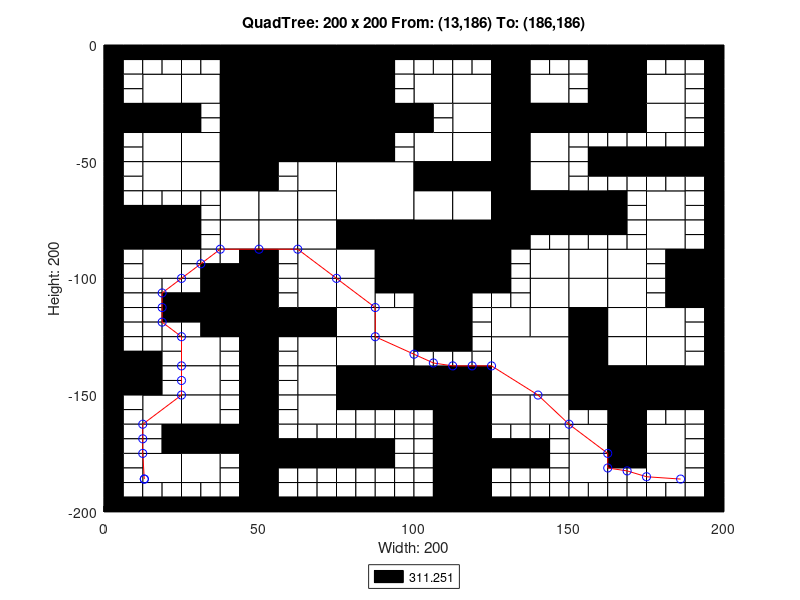

Write the MATLAB code that produced this figure.
axis([0 200 -200 0]);
title('QuadTree: 200 x 200 From: (13,186) To: (186,186)');
xlabel('Width: 200');
ylabel('Height: 200');
rectangle('Position',[50 -25 25 25], 'FaceColor',[0 0 0]);
rectangle('Position',[50 -50 25 25], 'FaceColor',[0 0 0]);
rectangle('Position',[75 -75 25 25], 'FaceColor',[1 1 1]);
rectangle('Position',[100 -100 25 25], 'FaceColor',[0 0 0]);
rectangle('Position',[125 -150 25 25], 'FaceColor',[1 1 1]);
rectangle('Position',[12.5 -25 12.5 12.5], 'FaceColor',[1 1 1]);
rectangle('Position',[37.5 -12.5 12.5 12.5], 'FaceColor',[0 0 0]);
rectangle('Position',[25 -25 12.5 12.5], 'FaceColor',[1 1 1]);
rectangle('Position',[37.5 -25 12.5 12.5], 'FaceColor',[0 0 0]);
rectangle('Position',[0 -37.5 12.5 12.5], 'FaceColor',[0 0 0]);
rectangle('Position',[12.5 -37.5 12.5 12.5], 'FaceColor',[0 0 0]);
rectangle('Position',[12.5 -50 12.5 12.5], 'FaceColor',[1 1 1]);
rectangle('Position',[37.5 -37.5 12.5 12.5], 'FaceColor',[0 0 0]);
rectangle('Position',[25 -50 12.5 12.5], 'FaceColor',[1 1 1]);
rectangle('Position',[37.5 -50 12.5 12.5], 'FaceColor',[0 0 0]);
rectangle('Position',[75 -12.5 12.5 12.5], 'FaceColor',[0 0 0]);
rectangle('Position',[75 -25 12.5 12.5], 'FaceColor',[0 0 0]);
rectangle('Position',[75 -37.5 12.5 12.5], 'FaceColor',[0 0 0]);
rectangle('Position',[87.5 -37.5 12.5 12.5], 'FaceColor',[0 0 0]);
rectangle('Position',[75 -50 12.5 12.5], 'FaceColor',[0 0 0]);
rectangle('Position',[12.5 -62.5 12.5 12.5], 'FaceColor',[1 1 1]);
rectangle('Position',[25 -62.5 12.5 12.5], 'FaceColor',[1 1 1]);
rectangle('Position',[37.5 -62.5 12.5 12.5], 'FaceColor',[0 0 0]);
rectangle('Position',[37.5 -75 12.5 12.5], 'FaceColor',[1 1 1]);
rectangle('Position',[0 -87.5 12.5 12.5], 'FaceColor',[0 0 0]);
rectangle('Position',[12.5 -87.5 12.5 12.5], 'FaceColor',[0 0 0]);
rectangle('Position',[12.5 -100 12.5 12.5], 'FaceColor',[1 1 1]);
rectangle('Position',[37.5 -87.5 12.5 12.5], 'FaceColor',[1 1 1]);
rectangle('Position',[62.5 -62.5 12.5 12.5], 'FaceColor',[1 1 1]);
rectangle('Position',[50 -75 12.5 12.5], 'FaceColor',[1 1 1]);
rectangle('Position',[62.5 -75 12.5 12.5], 'FaceColor',[1 1 1]);
rectangle('Position',[50 -87.5 12.5 12.5], 'FaceColor',[1 1 1]);
rectangle('Position',[62.5 -87.5 12.5 12.5], 'FaceColor',[1 1 1]);
rectangle('Position',[62.5 -100 12.5 12.5], 'FaceColor',[1 1 1]);
rectangle('Position',[75 -87.5 12.5 12.5], 'FaceColor',[0 0 0]);
rectangle('Position',[87.5 -87.5 12.5 12.5], 'FaceColor',[0 0 0]);
rectangle('Position',[75 -100 12.5 12.5], 'FaceColor',[1 1 1]);
rectangle('Position',[87.5 -100 12.5 12.5], 'FaceColor',[0 0 0]);
rectangle('Position',[100 -25 12.5 12.5], 'FaceColor',[1 1 1]);
rectangle('Position',[112.5 -25 12.5 12.5], 'FaceColor',[1 1 1]);
rectangle('Position',[125 -12.5 12.5 12.5], 'FaceColor',[0 0 0]);
rectangle('Position',[125 -25 12.5 12.5], 'FaceColor',[0 0 0]);
rectangle('Position',[137.5 -25 12.5 12.5], 'FaceColor',[1 1 1]);
rectangle('Position',[112.5 -37.5 12.5 12.5], 'FaceColor',[1 1 1]);
rectangle('Position',[100 -50 12.5 12.5], 'FaceColor',[1 1 1]);
rectangle('Position',[112.5 -50 12.5 12.5], 'FaceColor',[1 1 1]);
rectangle('Position',[125 -37.5 12.5 12.5], 'FaceColor',[0 0 0]);
rectangle('Position',[137.5 -37.5 12.5 12.5], 'FaceColor',[0 0 0]);
rectangle('Position',[125 -50 12.5 12.5], 'FaceColor',[0 0 0]);
rectangle('Position',[137.5 -50 12.5 12.5], 'FaceColor',[1 1 1]);
rectangle('Position',[162.5 -12.5 12.5 12.5], 'FaceColor',[0 0 0]);
rectangle('Position',[162.5 -25 12.5 12.5], 'FaceColor',[0 0 0]);
rectangle('Position',[175 -25 12.5 12.5], 'FaceColor',[1 1 1]);
rectangle('Position',[150 -37.5 12.5 12.5], 'FaceColor',[0 0 0]);
rectangle('Position',[162.5 -37.5 12.5 12.5], 'FaceColor',[0 0 0]);
rectangle('Position',[175 -37.5 12.5 12.5], 'FaceColor',[1 1 1]);
rectangle('Position',[100 -62.5 12.5 12.5], 'FaceColor',[0 0 0]);
rectangle('Position',[112.5 -62.5 12.5 12.5], 'FaceColor',[0 0 0]);
rectangle('Position',[100 -75 12.5 12.5], 'FaceColor',[1 1 1]);
rectangle('Position',[112.5 -75 12.5 12.5], 'FaceColor',[1 1 1]);
rectangle('Position',[125 -62.5 12.5 12.5], 'FaceColor',[0 0 0]);
rectangle('Position',[137.5 -62.5 12.5 12.5], 'FaceColor',[1 1 1]);
rectangle('Position',[125 -75 12.5 12.5], 'FaceColor',[0 0 0]);
rectangle('Position',[137.5 -75 12.5 12.5], 'FaceColor',[0 0 0]);
rectangle('Position',[125 -87.5 12.5 12.5], 'FaceColor',[0 0 0]);
rectangle('Position',[137.5 -100 12.5 12.5], 'FaceColor',[1 1 1]);
rectangle('Position',[150 -75 12.5 12.5], 'FaceColor',[0 0 0]);
rectangle('Position',[175 -75 12.5 12.5], 'FaceColor',[1 1 1]);
rectangle('Position',[150 -100 12.5 12.5], 'FaceColor',[1 1 1]);
rectangle('Position',[162.5 -100 12.5 12.5], 'FaceColor',[1 1 1]);
rectangle('Position',[175 -87.5 12.5 12.5], 'FaceColor',[1 1 1]);
rectangle('Position',[187.5 -100 12.5 12.5], 'FaceColor',[0 0 0]);
rectangle('Position',[37.5 -112.5 12.5 12.5], 'FaceColor',[0 0 0]);
rectangle('Position',[37.5 -125 12.5 12.5], 'FaceColor',[0 0 0]);
rectangle('Position',[0 -150 12.5 12.5], 'FaceColor',[0 0 0]);
rectangle('Position',[25 -137.5 12.5 12.5], 'FaceColor',[1 1 1]);
rectangle('Position',[25 -150 12.5 12.5], 'FaceColor',[1 1 1]);
rectangle('Position',[62.5 -112.5 12.5 12.5], 'FaceColor',[1 1 1]);
rectangle('Position',[50 -125 12.5 12.5], 'FaceColor',[0 0 0]);
rectangle('Position',[62.5 -125 12.5 12.5], 'FaceColor',[0 0 0]);
rectangle('Position',[75 -112.5 12.5 12.5], 'FaceColor',[1 1 1]);
rectangle('Position',[75 -125 12.5 12.5], 'FaceColor',[1 1 1]);
rectangle('Position',[87.5 -125 12.5 12.5], 'FaceColor',[1 1 1]);
rectangle('Position',[62.5 -137.5 12.5 12.5], 'FaceColor',[1 1 1]);
rectangle('Position',[62.5 -150 12.5 12.5], 'FaceColor',[1 1 1]);
rectangle('Position',[75 -137.5 12.5 12.5], 'FaceColor',[1 1 1]);
rectangle('Position',[87.5 -137.5 12.5 12.5], 'FaceColor',[1 1 1]);
rectangle('Position',[75 -150 12.5 12.5], 'FaceColor',[0 0 0]);
rectangle('Position',[87.5 -150 12.5 12.5], 'FaceColor',[0 0 0]);
rectangle('Position',[12.5 -162.5 12.5 12.5], 'FaceColor',[1 1 1]);
rectangle('Position',[25 -162.5 12.5 12.5], 'FaceColor',[1 1 1]);
rectangle('Position',[25 -175 12.5 12.5], 'FaceColor',[0 0 0]);
rectangle('Position',[37.5 -175 12.5 12.5], 'FaceColor',[0 0 0]);
rectangle('Position',[12.5 -187.5 12.5 12.5], 'FaceColor',[1 1 1]);
rectangle('Position',[25 -187.5 12.5 12.5], 'FaceColor',[1 1 1]);
rectangle('Position',[62.5 -162.5 12.5 12.5], 'FaceColor',[1 1 1]);
rectangle('Position',[100 -112.5 12.5 12.5], 'FaceColor',[0 0 0]);
rectangle('Position',[100 -125 12.5 12.5], 'FaceColor',[0 0 0]);
rectangle('Position',[137.5 -112.5 12.5 12.5], 'FaceColor',[1 1 1]);
rectangle('Position',[125 -125 12.5 12.5], 'FaceColor',[1 1 1]);
rectangle('Position',[137.5 -125 12.5 12.5], 'FaceColor',[1 1 1]);
rectangle('Position',[100 -150 12.5 12.5], 'FaceColor',[0 0 0]);
rectangle('Position',[112.5 -150 12.5 12.5], 'FaceColor',[0 0 0]);
rectangle('Position',[150 -112.5 12.5 12.5], 'FaceColor',[1 1 1]);
rectangle('Position',[162.5 -112.5 12.5 12.5], 'FaceColor',[1 1 1]);
rectangle('Position',[150 -125 12.5 12.5], 'FaceColor',[0 0 0]);
rectangle('Position',[162.5 -125 12.5 12.5], 'FaceColor',[1 1 1]);
rectangle('Position',[187.5 -112.5 12.5 12.5], 'FaceColor',[0 0 0]);
rectangle('Position',[175 -125 12.5 12.5], 'FaceColor',[1 1 1]);
rectangle('Position',[150 -137.5 12.5 12.5], 'FaceColor',[0 0 0]);
rectangle('Position',[162.5 -137.5 12.5 12.5], 'FaceColor',[1 1 1]);
rectangle('Position',[150 -150 12.5 12.5], 'FaceColor',[0 0 0]);
rectangle('Position',[162.5 -150 12.5 12.5], 'FaceColor',[0 0 0]);
rectangle('Position',[175 -137.5 12.5 12.5], 'FaceColor',[1 1 1]);
rectangle('Position',[175 -150 12.5 12.5], 'FaceColor',[0 0 0]);
rectangle('Position',[187.5 -150 12.5 12.5], 'FaceColor',[0 0 0]);
rectangle('Position',[112.5 -162.5 12.5 12.5], 'FaceColor',[0 0 0]);
rectangle('Position',[112.5 -175 12.5 12.5], 'FaceColor',[0 0 0]);
rectangle('Position',[125 -162.5 12.5 12.5], 'FaceColor',[1 1 1]);
rectangle('Position',[137.5 -162.5 12.5 12.5], 'FaceColor',[1 1 1]);
rectangle('Position',[112.5 -187.5 12.5 12.5], 'FaceColor',[0 0 0]);
rectangle('Position',[112.5 -200 12.5 12.5], 'FaceColor',[0 0 0]);
rectangle('Position',[162.5 -162.5 12.5 12.5], 'FaceColor',[0 0 0]);
rectangle('Position',[150 -175 12.5 12.5], 'FaceColor',[1 1 1]);
rectangle('Position',[162.5 -175 12.5 12.5], 'FaceColor',[0 0 0]);
rectangle('Position',[175 -175 12.5 12.5], 'FaceColor',[1 1 1]);
rectangle('Position',[150 -187.5 12.5 12.5], 'FaceColor',[1 1 1]);
rectangle('Position',[175 -187.5 12.5 12.5], 'FaceColor',[1 1 1]);
rectangle('Position',[0 -6.25 6.25 6.25], 'FaceColor',[0 0 0]);
rectangle('Position',[6.25 -6.25 6.25 6.25], 'FaceColor',[0 0 0]);
rectangle('Position',[0 -12.5 6.25 6.25], 'FaceColor',[0 0 0]);
rectangle('Position',[6.25 -12.5 6.25 6.25], 'FaceColor',[1 1 1]);
rectangle('Position',[12.5 -6.25 6.25 6.25], 'FaceColor',[0 0 0]);
rectangle('Position',[18.75 -6.25 6.25 6.25], 'FaceColor',[0 0 0]);
rectangle('Position',[12.5 -12.5 6.25 6.25], 'FaceColor',[1 1 1]);
rectangle('Position',[18.75 -12.5 6.25 6.25], 'FaceColor',[1 1 1]);
rectangle('Position',[0 -18.75 6.25 6.25], 'FaceColor',[0 0 0]);
rectangle('Position',[6.25 -18.75 6.25 6.25], 'FaceColor',[1 1 1]);
rectangle('Position',[0 -25 6.25 6.25], 'FaceColor',[0 0 0]);
rectangle('Position',[6.25 -25 6.25 6.25], 'FaceColor',[1 1 1]);
rectangle('Position',[25 -6.25 6.25 6.25], 'FaceColor',[0 0 0]);
rectangle('Position',[31.25 -6.25 6.25 6.25], 'FaceColor',[0 0 0]);
rectangle('Position',[25 -12.5 6.25 6.25], 'FaceColor',[1 1 1]);
rectangle('Position',[31.25 -12.5 6.25 6.25], 'FaceColor',[1 1 1]);
rectangle('Position',[0 -43.75 6.25 6.25], 'FaceColor',[0 0 0]);
rectangle('Position',[6.25 -43.75 6.25 6.25], 'FaceColor',[1 1 1]);
rectangle('Position',[0 -50 6.25 6.25], 'FaceColor',[0 0 0]);
rectangle('Position',[6.25 -50 6.25 6.25], 'FaceColor',[1 1 1]);
rectangle('Position',[25 -31.25 6.25 6.25], 'FaceColor',[0 0 0]);
rectangle('Position',[31.25 -31.25 6.25 6.25], 'FaceColor',[1 1 1]);
rectangle('Position',[25 -37.5 6.25 6.25], 'FaceColor',[0 0 0]);
rectangle('Position',[31.25 -37.5 6.25 6.25], 'FaceColor',[1 1 1]);
rectangle('Position',[87.5 -6.25 6.25 6.25], 'FaceColor',[0 0 0]);
rectangle('Position',[93.75 -6.25 6.25 6.25], 'FaceColor',[0 0 0]);
rectangle('Position',[87.5 -12.5 6.25 6.25], 'FaceColor',[0 0 0]);
rectangle('Position',[93.75 -12.5 6.25 6.25], 'FaceColor',[1 1 1]);
rectangle('Position',[87.5 -18.75 6.25 6.25], 'FaceColor',[0 0 0]);
rectangle('Position',[93.75 -18.75 6.25 6.25], 'FaceColor',[1 1 1]);
rectangle('Position',[87.5 -25 6.25 6.25], 'FaceColor',[0 0 0]);
rectangle('Position',[93.75 -25 6.25 6.25], 'FaceColor',[1 1 1]);
rectangle('Position',[87.5 -43.75 6.25 6.25], 'FaceColor',[0 0 0]);
rectangle('Position',[93.75 -43.75 6.25 6.25], 'FaceColor',[1 1 1]);
rectangle('Position',[87.5 -50 6.25 6.25], 'FaceColor',[0 0 0]);
rectangle('Position',[93.75 -50 6.25 6.25], 'FaceColor',[1 1 1]);
rectangle('Position',[0 -56.25 6.25 6.25], 'FaceColor',[0 0 0]);
rectangle('Position',[6.25 -56.25 6.25 6.25], 'FaceColor',[1 1 1]);
rectangle('Position',[0 -62.5 6.25 6.25], 'FaceColor',[0 0 0]);
rectangle('Position',[6.25 -62.5 6.25 6.25], 'FaceColor',[1 1 1]);
rectangle('Position',[0 -68.75 6.25 6.25], 'FaceColor',[0 0 0]);
rectangle('Position',[6.25 -68.75 6.25 6.25], 'FaceColor',[1 1 1]);
rectangle('Position',[0 -75 6.25 6.25], 'FaceColor',[0 0 0]);
rectangle('Position',[6.25 -75 6.25 6.25], 'FaceColor',[0 0 0]);
rectangle('Position',[12.5 -68.75 6.25 6.25], 'FaceColor',[1 1 1]);
rectangle('Position',[18.75 -68.75 6.25 6.25], 'FaceColor',[1 1 1]);
rectangle('Position',[12.5 -75 6.25 6.25], 'FaceColor',[0 0 0]);
rectangle('Position',[18.75 -75 6.25 6.25], 'FaceColor',[0 0 0]);
rectangle('Position',[25 -68.75 6.25 6.25], 'FaceColor',[1 1 1]);
rectangle('Position',[31.25 -68.75 6.25 6.25], 'FaceColor',[1 1 1]);
rectangle('Position',[25 -75 6.25 6.25], 'FaceColor',[0 0 0]);
rectangle('Position',[31.25 -75 6.25 6.25], 'FaceColor',[1 1 1]);
rectangle('Position',[0 -93.75 6.25 6.25], 'FaceColor',[0 0 0]);
rectangle('Position',[6.25 -93.75 6.25 6.25], 'FaceColor',[1 1 1]);
rectangle('Position',[0 -100 6.25 6.25], 'FaceColor',[0 0 0]);
rectangle('Position',[6.25 -100 6.25 6.25], 'FaceColor',[1 1 1]);
rectangle('Position',[25 -81.25 6.25 6.25], 'FaceColor',[0 0 0]);
rectangle('Position',[31.25 -81.25 6.25 6.25], 'FaceColor',[1 1 1]);
rectangle('Position',[25 -87.5 6.25 6.25], 'FaceColor',[0 0 0]);
rectangle('Position',[31.25 -87.5 6.25 6.25], 'FaceColor',[1 1 1]);
rectangle('Position',[25 -93.75 6.25 6.25], 'FaceColor',[1 1 1]);
rectangle('Position',[31.25 -93.75 6.25 6.25], 'FaceColor',[1 1 1]);
rectangle('Position',[25 -100 6.25 6.25], 'FaceColor',[1 1 1]);
rectangle('Position',[31.25 -100 6.25 6.25], 'FaceColor',[0 0 0]);
rectangle('Position',[37.5 -93.75 6.25 6.25], 'FaceColor',[1 1 1]);
rectangle('Position',[43.75 -93.75 6.25 6.25], 'FaceColor',[0 0 0]);
rectangle('Position',[37.5 -100 6.25 6.25], 'FaceColor',[0 0 0]);
rectangle('Position',[43.75 -100 6.25 6.25], 'FaceColor',[0 0 0]);
rectangle('Position',[50 -56.25 6.25 6.25], 'FaceColor',[0 0 0]);
rectangle('Position',[56.25 -56.25 6.25 6.25], 'FaceColor',[1 1 1]);
rectangle('Position',[50 -62.5 6.25 6.25], 'FaceColor',[0 0 0]);
rectangle('Position',[56.25 -62.5 6.25 6.25], 'FaceColor',[1 1 1]);
rectangle('Position',[50 -93.75 6.25 6.25], 'FaceColor',[0 0 0]);
rectangle('Position',[56.25 -93.75 6.25 6.25], 'FaceColor',[1 1 1]);
rectangle('Position',[50 -100 6.25 6.25], 'FaceColor',[0 0 0]);
rectangle('Position',[56.25 -100 6.25 6.25], 'FaceColor',[1 1 1]);
rectangle('Position',[100 -6.25 6.25 6.25], 'FaceColor',[0 0 0]);
rectangle('Position',[106.25 -6.25 6.25 6.25], 'FaceColor',[0 0 0]);
rectangle('Position',[100 -12.5 6.25 6.25], 'FaceColor',[1 1 1]);
rectangle('Position',[106.25 -12.5 6.25 6.25], 'FaceColor',[1 1 1]);
rectangle('Position',[112.5 -6.25 6.25 6.25], 'FaceColor',[0 0 0]);
rectangle('Position',[118.75 -6.25 6.25 6.25], 'FaceColor',[0 0 0]);
rectangle('Position',[112.5 -12.5 6.25 6.25], 'FaceColor',[1 1 1]);
rectangle('Position',[118.75 -12.5 6.25 6.25], 'FaceColor',[1 1 1]);
rectangle('Position',[137.5 -6.25 6.25 6.25], 'FaceColor',[0 0 0]);
rectangle('Position',[143.75 -6.25 6.25 6.25], 'FaceColor',[0 0 0]);
rectangle('Position',[137.5 -12.5 6.25 6.25], 'FaceColor',[1 1 1]);
rectangle('Position',[143.75 -12.5 6.25 6.25], 'FaceColor',[1 1 1]);
rectangle('Position',[100 -31.25 6.25 6.25], 'FaceColor',[0 0 0]);
rectangle('Position',[106.25 -31.25 6.25 6.25], 'FaceColor',[1 1 1]);
rectangle('Position',[100 -37.5 6.25 6.25], 'FaceColor',[0 0 0]);
rectangle('Position',[106.25 -37.5 6.25 6.25], 'FaceColor',[1 1 1]);
rectangle('Position',[150 -6.25 6.25 6.25], 'FaceColor',[0 0 0]);
rectangle('Position',[156.25 -6.25 6.25 6.25], 'FaceColor',[0 0 0]);
rectangle('Position',[150 -12.5 6.25 6.25], 'FaceColor',[1 1 1]);
rectangle('Position',[156.25 -12.5 6.25 6.25], 'FaceColor',[0 0 0]);
rectangle('Position',[150 -18.75 6.25 6.25], 'FaceColor',[1 1 1]);
rectangle('Position',[156.25 -18.75 6.25 6.25], 'FaceColor',[0 0 0]);
rectangle('Position',[150 -25 6.25 6.25], 'FaceColor',[1 1 1]);
rectangle('Position',[156.25 -25 6.25 6.25], 'FaceColor',[0 0 0]);
rectangle('Position',[175 -6.25 6.25 6.25], 'FaceColor',[0 0 0]);
rectangle('Position',[181.25 -6.25 6.25 6.25], 'FaceColor',[0 0 0]);
rectangle('Position',[175 -12.5 6.25 6.25], 'FaceColor',[1 1 1]);
rectangle('Position',[181.25 -12.5 6.25 6.25], 'FaceColor',[1 1 1]);
rectangle('Position',[187.5 -6.25 6.25 6.25], 'FaceColor',[0 0 0]);
rectangle('Position',[193.75 -6.25 6.25 6.25], 'FaceColor',[0 0 0]);
rectangle('Position',[187.5 -12.5 6.25 6.25], 'FaceColor',[1 1 1]);
rectangle('Position',[193.75 -12.5 6.25 6.25], 'FaceColor',[0 0 0]);
rectangle('Position',[187.5 -18.75 6.25 6.25], 'FaceColor',[1 1 1]);
rectangle('Position',[193.75 -18.75 6.25 6.25], 'FaceColor',[0 0 0]);
rectangle('Position',[187.5 -25 6.25 6.25], 'FaceColor',[1 1 1]);
rectangle('Position',[193.75 -25 6.25 6.25], 'FaceColor',[0 0 0]);
rectangle('Position',[150 -43.75 6.25 6.25], 'FaceColor',[1 1 1]);
rectangle('Position',[156.25 -43.75 6.25 6.25], 'FaceColor',[1 1 1]);
rectangle('Position',[150 -50 6.25 6.25], 'FaceColor',[1 1 1]);
rectangle('Position',[156.25 -50 6.25 6.25], 'FaceColor',[0 0 0]);
rectangle('Position',[162.5 -43.75 6.25 6.25], 'FaceColor',[1 1 1]);
rectangle('Position',[168.75 -43.75 6.25 6.25], 'FaceColor',[1 1 1]);
rectangle('Position',[162.5 -50 6.25 6.25], 'FaceColor',[0 0 0]);
rectangle('Position',[168.75 -50 6.25 6.25], 'FaceColor',[0 0 0]);
rectangle('Position',[187.5 -31.25 6.25 6.25], 'FaceColor',[1 1 1]);
rectangle('Position',[193.75 -31.25 6.25 6.25], 'FaceColor',[0 0 0]);
rectangle('Position',[187.5 -37.5 6.25 6.25], 'FaceColor',[1 1 1]);
rectangle('Position',[193.75 -37.5 6.25 6.25], 'FaceColor',[0 0 0]);
rectangle('Position',[175 -43.75 6.25 6.25], 'FaceColor',[1 1 1]);
rectangle('Position',[181.25 -43.75 6.25 6.25], 'FaceColor',[1 1 1]);
rectangle('Position',[175 -50 6.25 6.25], 'FaceColor',[0 0 0]);
rectangle('Position',[181.25 -50 6.25 6.25], 'FaceColor',[0 0 0]);
rectangle('Position',[187.5 -43.75 6.25 6.25], 'FaceColor',[1 1 1]);
rectangle('Position',[193.75 -43.75 6.25 6.25], 'FaceColor',[0 0 0]);
rectangle('Position',[187.5 -50 6.25 6.25], 'FaceColor',[0 0 0]);
rectangle('Position',[193.75 -50 6.25 6.25], 'FaceColor',[0 0 0]);
rectangle('Position',[137.5 -81.25 6.25 6.25], 'FaceColor',[0 0 0]);
rectangle('Position',[143.75 -81.25 6.25 6.25], 'FaceColor',[0 0 0]);
rectangle('Position',[137.5 -87.5 6.25 6.25], 'FaceColor',[1 1 1]);
rectangle('Position',[143.75 -87.5 6.25 6.25], 'FaceColor',[1 1 1]);
rectangle('Position',[125 -93.75 6.25 6.25], 'FaceColor',[0 0 0]);
rectangle('Position',[131.25 -93.75 6.25 6.25], 'FaceColor',[1 1 1]);
rectangle('Position',[125 -100 6.25 6.25], 'FaceColor',[0 0 0]);
rectangle('Position',[131.25 -100 6.25 6.25], 'FaceColor',[1 1 1]);
rectangle('Position',[150 -56.25 6.25 6.25], 'FaceColor',[1 1 1]);
rectangle('Position',[156.25 -56.25 6.25 6.25], 'FaceColor',[0 0 0]);
rectangle('Position',[150 -62.5 6.25 6.25], 'FaceColor',[1 1 1]);
rectangle('Position',[156.25 -62.5 6.25 6.25], 'FaceColor',[1 1 1]);
rectangle('Position',[162.5 -56.25 6.25 6.25], 'FaceColor',[0 0 0]);
rectangle('Position',[168.75 -56.25 6.25 6.25], 'FaceColor',[0 0 0]);
rectangle('Position',[162.5 -62.5 6.25 6.25], 'FaceColor',[1 1 1]);
rectangle('Position',[168.75 -62.5 6.25 6.25], 'FaceColor',[1 1 1]);
rectangle('Position',[162.5 -68.75 6.25 6.25], 'FaceColor',[0 0 0]);
rectangle('Position',[168.75 -68.75 6.25 6.25], 'FaceColor',[1 1 1]);
rectangle('Position',[162.5 -75 6.25 6.25], 'FaceColor',[0 0 0]);
rectangle('Position',[168.75 -75 6.25 6.25], 'FaceColor',[1 1 1]);
rectangle('Position',[175 -56.25 6.25 6.25], 'FaceColor',[0 0 0]);
rectangle('Position',[181.25 -56.25 6.25 6.25], 'FaceColor',[0 0 0]);
rectangle('Position',[175 -62.5 6.25 6.25], 'FaceColor',[1 1 1]);
rectangle('Position',[181.25 -62.5 6.25 6.25], 'FaceColor',[1 1 1]);
rectangle('Position',[187.5 -56.25 6.25 6.25], 'FaceColor',[0 0 0]);
rectangle('Position',[193.75 -56.25 6.25 6.25], 'FaceColor',[0 0 0]);
rectangle('Position',[187.5 -62.5 6.25 6.25], 'FaceColor',[1 1 1]);
rectangle('Position',[193.75 -62.5 6.25 6.25], 'FaceColor',[0 0 0]);
rectangle('Position',[187.5 -68.75 6.25 6.25], 'FaceColor',[1 1 1]);
rectangle('Position',[193.75 -68.75 6.25 6.25], 'FaceColor',[0 0 0]);
rectangle('Position',[187.5 -75 6.25 6.25], 'FaceColor',[1 1 1]);
rectangle('Position',[193.75 -75 6.25 6.25], 'FaceColor',[0 0 0]);
rectangle('Position',[150 -81.25 6.25 6.25], 'FaceColor',[0 0 0]);
rectangle('Position',[156.25 -81.25 6.25 6.25], 'FaceColor',[0 0 0]);
rectangle('Position',[150 -87.5 6.25 6.25], 'FaceColor',[1 1 1]);
rectangle('Position',[156.25 -87.5 6.25 6.25], 'FaceColor',[1 1 1]);
rectangle('Position',[162.5 -81.25 6.25 6.25], 'FaceColor',[0 0 0]);
rectangle('Position',[168.75 -81.25 6.25 6.25], 'FaceColor',[1 1 1]);
rectangle('Position',[162.5 -87.5 6.25 6.25], 'FaceColor',[1 1 1]);
rectangle('Position',[168.75 -87.5 6.25 6.25], 'FaceColor',[1 1 1]);
rectangle('Position',[187.5 -81.25 6.25 6.25], 'FaceColor',[1 1 1]);
rectangle('Position',[193.75 -81.25 6.25 6.25], 'FaceColor',[0 0 0]);
rectangle('Position',[187.5 -87.5 6.25 6.25], 'FaceColor',[1 1 1]);
rectangle('Position',[193.75 -87.5 6.25 6.25], 'FaceColor',[0 0 0]);
rectangle('Position',[175 -93.75 6.25 6.25], 'FaceColor',[1 1 1]);
rectangle('Position',[181.25 -93.75 6.25 6.25], 'FaceColor',[0 0 0]);
rectangle('Position',[175 -100 6.25 6.25], 'FaceColor',[1 1 1]);
rectangle('Position',[181.25 -100 6.25 6.25], 'FaceColor',[0 0 0]);
rectangle('Position',[0 -106.25 6.25 6.25], 'FaceColor',[0 0 0]);
rectangle('Position',[6.25 -106.25 6.25 6.25], 'FaceColor',[1 1 1]);
rectangle('Position',[0 -112.5 6.25 6.25], 'FaceColor',[0 0 0]);
rectangle('Position',[6.25 -112.5 6.25 6.25], 'FaceColor',[1 1 1]);
rectangle('Position',[12.5 -106.25 6.25 6.25], 'FaceColor',[1 1 1]);
rectangle('Position',[18.75 -106.25 6.25 6.25], 'FaceColor',[1 1 1]);
rectangle('Position',[12.5 -112.5 6.25 6.25], 'FaceColor',[1 1 1]);
rectangle('Position',[18.75 -112.5 6.25 6.25], 'FaceColor',[0 0 0]);
rectangle('Position',[0 -118.75 6.25 6.25], 'FaceColor',[0 0 0]);
rectangle('Position',[6.25 -118.75 6.25 6.25], 'FaceColor',[1 1 1]);
rectangle('Position',[0 -125 6.25 6.25], 'FaceColor',[0 0 0]);
rectangle('Position',[6.25 -125 6.25 6.25], 'FaceColor',[1 1 1]);
rectangle('Position',[12.5 -118.75 6.25 6.25], 'FaceColor',[1 1 1]);
rectangle('Position',[18.75 -118.75 6.25 6.25], 'FaceColor',[0 0 0]);
rectangle('Position',[12.5 -125 6.25 6.25], 'FaceColor',[1 1 1]);
rectangle('Position',[18.75 -125 6.25 6.25], 'FaceColor',[1 1 1]);
rectangle('Position',[25 -106.25 6.25 6.25], 'FaceColor',[1 1 1]);
rectangle('Position',[31.25 -106.25 6.25 6.25], 'FaceColor',[0 0 0]);
rectangle('Position',[25 -112.5 6.25 6.25], 'FaceColor',[0 0 0]);
rectangle('Position',[31.25 -112.5 6.25 6.25], 'FaceColor',[0 0 0]);
rectangle('Position',[25 -118.75 6.25 6.25], 'FaceColor',[0 0 0]);
rectangle('Position',[31.25 -118.75 6.25 6.25], 'FaceColor',[0 0 0]);
rectangle('Position',[25 -125 6.25 6.25], 'FaceColor',[1 1 1]);
rectangle('Position',[31.25 -125 6.25 6.25], 'FaceColor',[0 0 0]);
rectangle('Position',[0 -131.25 6.25 6.25], 'FaceColor',[0 0 0]);
rectangle('Position',[6.25 -131.25 6.25 6.25], 'FaceColor',[1 1 1]);
rectangle('Position',[0 -137.5 6.25 6.25], 'FaceColor',[0 0 0]);
rectangle('Position',[6.25 -137.5 6.25 6.25], 'FaceColor',[0 0 0]);
rectangle('Position',[12.5 -131.25 6.25 6.25], 'FaceColor',[1 1 1]);
rectangle('Position',[18.75 -131.25 6.25 6.25], 'FaceColor',[1 1 1]);
rectangle('Position',[12.5 -137.5 6.25 6.25], 'FaceColor',[0 0 0]);
rectangle('Position',[18.75 -137.5 6.25 6.25], 'FaceColor',[1 1 1]);
rectangle('Position',[12.5 -143.75 6.25 6.25], 'FaceColor',[0 0 0]);
rectangle('Position',[18.75 -143.75 6.25 6.25], 'FaceColor',[1 1 1]);
rectangle('Position',[12.5 -150 6.25 6.25], 'FaceColor',[0 0 0]);
rectangle('Position',[18.75 -150 6.25 6.25], 'FaceColor',[1 1 1]);
rectangle('Position',[37.5 -131.25 6.25 6.25], 'FaceColor',[1 1 1]);
rectangle('Position',[43.75 -131.25 6.25 6.25], 'FaceColor',[0 0 0]);
rectangle('Position',[37.5 -137.5 6.25 6.25], 'FaceColor',[1 1 1]);
rectangle('Position',[43.75 -137.5 6.25 6.25], 'FaceColor',[0 0 0]);
rectangle('Position',[37.5 -143.75 6.25 6.25], 'FaceColor',[1 1 1]);
rectangle('Position',[43.75 -143.75 6.25 6.25], 'FaceColor',[0 0 0]);
rectangle('Position',[37.5 -150 6.25 6.25], 'FaceColor',[1 1 1]);
rectangle('Position',[43.75 -150 6.25 6.25], 'FaceColor',[0 0 0]);
rectangle('Position',[50 -106.25 6.25 6.25], 'FaceColor',[0 0 0]);
rectangle('Position',[56.25 -106.25 6.25 6.25], 'FaceColor',[1 1 1]);
rectangle('Position',[50 -112.5 6.25 6.25], 'FaceColor',[0 0 0]);
rectangle('Position',[56.25 -112.5 6.25 6.25], 'FaceColor',[1 1 1]);
rectangle('Position',[87.5 -106.25 6.25 6.25], 'FaceColor',[0 0 0]);
rectangle('Position',[93.75 -106.25 6.25 6.25], 'FaceColor',[0 0 0]);
rectangle('Position',[87.5 -112.5 6.25 6.25], 'FaceColor',[1 1 1]);
rectangle('Position',[93.75 -112.5 6.25 6.25], 'FaceColor',[1 1 1]);
rectangle('Position',[50 -131.25 6.25 6.25], 'FaceColor',[0 0 0]);
rectangle('Position',[56.25 -131.25 6.25 6.25], 'FaceColor',[1 1 1]);
rectangle('Position',[50 -137.5 6.25 6.25], 'FaceColor',[0 0 0]);
rectangle('Position',[56.25 -137.5 6.25 6.25], 'FaceColor',[1 1 1]);
rectangle('Position',[50 -143.75 6.25 6.25], 'FaceColor',[0 0 0]);
rectangle('Position',[56.25 -143.75 6.25 6.25], 'FaceColor',[1 1 1]);
rectangle('Position',[50 -150 6.25 6.25], 'FaceColor',[0 0 0]);
rectangle('Position',[56.25 -150 6.25 6.25], 'FaceColor',[1 1 1]);
rectangle('Position',[0 -156.25 6.25 6.25], 'FaceColor',[0 0 0]);
rectangle('Position',[6.25 -156.25 6.25 6.25], 'FaceColor',[1 1 1]);
rectangle('Position',[0 -162.5 6.25 6.25], 'FaceColor',[0 0 0]);
rectangle('Position',[6.25 -162.5 6.25 6.25], 'FaceColor',[1 1 1]);
rectangle('Position',[0 -168.75 6.25 6.25], 'FaceColor',[0 0 0]);
rectangle('Position',[6.25 -168.75 6.25 6.25], 'FaceColor',[1 1 1]);
rectangle('Position',[0 -175 6.25 6.25], 'FaceColor',[0 0 0]);
rectangle('Position',[6.25 -175 6.25 6.25], 'FaceColor',[1 1 1]);
rectangle('Position',[12.5 -168.75 6.25 6.25], 'FaceColor',[1 1 1]);
rectangle('Position',[18.75 -168.75 6.25 6.25], 'FaceColor',[0 0 0]);
rectangle('Position',[12.5 -175 6.25 6.25], 'FaceColor',[1 1 1]);
rectangle('Position',[18.75 -175 6.25 6.25], 'FaceColor',[0 0 0]);
rectangle('Position',[37.5 -156.25 6.25 6.25], 'FaceColor',[1 1 1]);
rectangle('Position',[43.75 -156.25 6.25 6.25], 'FaceColor',[0 0 0]);
rectangle('Position',[37.5 -162.5 6.25 6.25], 'FaceColor',[1 1 1]);
rectangle('Position',[43.75 -162.5 6.25 6.25], 'FaceColor',[0 0 0]);
rectangle('Position',[0 -181.25 6.25 6.25], 'FaceColor',[0 0 0]);
rectangle('Position',[6.25 -181.25 6.25 6.25], 'FaceColor',[1 1 1]);
rectangle('Position',[0 -187.5 6.25 6.25], 'FaceColor',[0 0 0]);
rectangle('Position',[6.25 -187.5 6.25 6.25], 'FaceColor',[1 1 1]);
rectangle('Position',[0 -193.75 6.25 6.25], 'FaceColor',[0 0 0]);
rectangle('Position',[6.25 -193.75 6.25 6.25], 'FaceColor',[1 1 1]);
rectangle('Position',[0 -200 6.25 6.25], 'FaceColor',[0 0 0]);
rectangle('Position',[6.25 -200 6.25 6.25], 'FaceColor',[0 0 0]);
rectangle('Position',[12.5 -193.75 6.25 6.25], 'FaceColor',[1 1 1]);
rectangle('Position',[18.75 -193.75 6.25 6.25], 'FaceColor',[1 1 1]);
rectangle('Position',[12.5 -200 6.25 6.25], 'FaceColor',[0 0 0]);
rectangle('Position',[18.75 -200 6.25 6.25], 'FaceColor',[0 0 0]);
rectangle('Position',[37.5 -181.25 6.25 6.25], 'FaceColor',[1 1 1]);
rectangle('Position',[43.75 -181.25 6.25 6.25], 'FaceColor',[0 0 0]);
rectangle('Position',[37.5 -187.5 6.25 6.25], 'FaceColor',[1 1 1]);
rectangle('Position',[43.75 -187.5 6.25 6.25], 'FaceColor',[0 0 0]);
rectangle('Position',[25 -193.75 6.25 6.25], 'FaceColor',[1 1 1]);
rectangle('Position',[31.25 -193.75 6.25 6.25], 'FaceColor',[1 1 1]);
rectangle('Position',[25 -200 6.25 6.25], 'FaceColor',[0 0 0]);
rectangle('Position',[31.25 -200 6.25 6.25], 'FaceColor',[0 0 0]);
rectangle('Position',[37.5 -193.75 6.25 6.25], 'FaceColor',[1 1 1]);
rectangle('Position',[43.75 -193.75 6.25 6.25], 'FaceColor',[0 0 0]);
rectangle('Position',[37.5 -200 6.25 6.25], 'FaceColor',[0 0 0]);
rectangle('Position',[43.75 -200 6.25 6.25], 'FaceColor',[0 0 0]);
rectangle('Position',[50 -156.25 6.25 6.25], 'FaceColor',[0 0 0]);
rectangle('Position',[56.25 -156.25 6.25 6.25], 'FaceColor',[1 1 1]);
rectangle('Position',[50 -162.5 6.25 6.25], 'FaceColor',[0 0 0]);
rectangle('Position',[56.25 -162.5 6.25 6.25], 'FaceColor',[1 1 1]);
rectangle('Position',[50 -168.75 6.25 6.25], 'FaceColor',[0 0 0]);
rectangle('Position',[56.25 -168.75 6.25 6.25], 'FaceColor',[1 1 1]);
rectangle('Position',[50 -175 6.25 6.25], 'FaceColor',[0 0 0]);
rectangle('Position',[56.25 -175 6.25 6.25], 'FaceColor',[0 0 0]);
rectangle('Position',[62.5 -168.75 6.25 6.25], 'FaceColor',[1 1 1]);
rectangle('Position',[68.75 -168.75 6.25 6.25], 'FaceColor',[1 1 1]);
rectangle('Position',[62.5 -175 6.25 6.25], 'FaceColor',[0 0 0]);
rectangle('Position',[68.75 -175 6.25 6.25], 'FaceColor',[0 0 0]);
rectangle('Position',[75 -156.25 6.25 6.25], 'FaceColor',[0 0 0]);
rectangle('Position',[81.25 -156.25 6.25 6.25], 'FaceColor',[0 0 0]);
rectangle('Position',[75 -162.5 6.25 6.25], 'FaceColor',[1 1 1]);
rectangle('Position',[81.25 -162.5 6.25 6.25], 'FaceColor',[1 1 1]);
rectangle('Position',[87.5 -156.25 6.25 6.25], 'FaceColor',[0 0 0]);
rectangle('Position',[93.75 -156.25 6.25 6.25], 'FaceColor',[0 0 0]);
rectangle('Position',[87.5 -162.5 6.25 6.25], 'FaceColor',[1 1 1]);
rectangle('Position',[93.75 -162.5 6.25 6.25], 'FaceColor',[1 1 1]);
rectangle('Position',[75 -168.75 6.25 6.25], 'FaceColor',[1 1 1]);
rectangle('Position',[81.25 -168.75 6.25 6.25], 'FaceColor',[1 1 1]);
rectangle('Position',[75 -175 6.25 6.25], 'FaceColor',[0 0 0]);
rectangle('Position',[81.25 -175 6.25 6.25], 'FaceColor',[0 0 0]);
rectangle('Position',[87.5 -168.75 6.25 6.25], 'FaceColor',[1 1 1]);
rectangle('Position',[93.75 -168.75 6.25 6.25], 'FaceColor',[1 1 1]);
rectangle('Position',[87.5 -175 6.25 6.25], 'FaceColor',[0 0 0]);
rectangle('Position',[93.75 -175 6.25 6.25], 'FaceColor',[1 1 1]);
rectangle('Position',[50 -181.25 6.25 6.25], 'FaceColor',[0 0 0]);
rectangle('Position',[56.25 -181.25 6.25 6.25], 'FaceColor',[0 0 0]);
rectangle('Position',[50 -187.5 6.25 6.25], 'FaceColor',[0 0 0]);
rectangle('Position',[56.25 -187.5 6.25 6.25], 'FaceColor',[1 1 1]);
rectangle('Position',[62.5 -181.25 6.25 6.25], 'FaceColor',[0 0 0]);
rectangle('Position',[68.75 -181.25 6.25 6.25], 'FaceColor',[0 0 0]);
rectangle('Position',[62.5 -187.5 6.25 6.25], 'FaceColor',[1 1 1]);
rectangle('Position',[68.75 -187.5 6.25 6.25], 'FaceColor',[1 1 1]);
rectangle('Position',[50 -193.75 6.25 6.25], 'FaceColor',[0 0 0]);
rectangle('Position',[56.25 -193.75 6.25 6.25], 'FaceColor',[1 1 1]);
rectangle('Position',[50 -200 6.25 6.25], 'FaceColor',[0 0 0]);
rectangle('Position',[56.25 -200 6.25 6.25], 'FaceColor',[0 0 0]);
rectangle('Position',[62.5 -193.75 6.25 6.25], 'FaceColor',[1 1 1]);
rectangle('Position',[68.75 -193.75 6.25 6.25], 'FaceColor',[1 1 1]);
rectangle('Position',[62.5 -200 6.25 6.25], 'FaceColor',[0 0 0]);
rectangle('Position',[68.75 -200 6.25 6.25], 'FaceColor',[0 0 0]);
rectangle('Position',[75 -181.25 6.25 6.25], 'FaceColor',[0 0 0]);
rectangle('Position',[81.25 -181.25 6.25 6.25], 'FaceColor',[0 0 0]);
rectangle('Position',[75 -187.5 6.25 6.25], 'FaceColor',[1 1 1]);
rectangle('Position',[81.25 -187.5 6.25 6.25], 'FaceColor',[1 1 1]);
rectangle('Position',[87.5 -181.25 6.25 6.25], 'FaceColor',[0 0 0]);
rectangle('Position',[93.75 -181.25 6.25 6.25], 'FaceColor',[1 1 1]);
rectangle('Position',[87.5 -187.5 6.25 6.25], 'FaceColor',[1 1 1]);
rectangle('Position',[93.75 -187.5 6.25 6.25], 'FaceColor',[1 1 1]);
rectangle('Position',[75 -193.75 6.25 6.25], 'FaceColor',[1 1 1]);
rectangle('Position',[81.25 -193.75 6.25 6.25], 'FaceColor',[1 1 1]);
rectangle('Position',[75 -200 6.25 6.25], 'FaceColor',[0 0 0]);
rectangle('Position',[81.25 -200 6.25 6.25], 'FaceColor',[0 0 0]);
rectangle('Position',[87.5 -193.75 6.25 6.25], 'FaceColor',[1 1 1]);
rectangle('Position',[93.75 -193.75 6.25 6.25], 'FaceColor',[1 1 1]);
rectangle('Position',[87.5 -200 6.25 6.25], 'FaceColor',[0 0 0]);
rectangle('Position',[93.75 -200 6.25 6.25], 'FaceColor',[0 0 0]);
rectangle('Position',[112.5 -106.25 6.25 6.25], 'FaceColor',[0 0 0]);
rectangle('Position',[118.75 -106.25 6.25 6.25], 'FaceColor',[0 0 0]);
rectangle('Position',[112.5 -112.5 6.25 6.25], 'FaceColor',[0 0 0]);
rectangle('Position',[118.75 -112.5 6.25 6.25], 'FaceColor',[1 1 1]);
rectangle('Position',[112.5 -118.75 6.25 6.25], 'FaceColor',[0 0 0]);
rectangle('Position',[118.75 -118.75 6.25 6.25], 'FaceColor',[1 1 1]);
rectangle('Position',[112.5 -125 6.25 6.25], 'FaceColor',[0 0 0]);
rectangle('Position',[118.75 -125 6.25 6.25], 'FaceColor',[1 1 1]);
rectangle('Position',[125 -106.25 6.25 6.25], 'FaceColor',[0 0 0]);
rectangle('Position',[131.25 -106.25 6.25 6.25], 'FaceColor',[1 1 1]);
rectangle('Position',[125 -112.5 6.25 6.25], 'FaceColor',[1 1 1]);
rectangle('Position',[131.25 -112.5 6.25 6.25], 'FaceColor',[1 1 1]);
rectangle('Position',[100 -131.25 6.25 6.25], 'FaceColor',[0 0 0]);
rectangle('Position',[106.25 -131.25 6.25 6.25], 'FaceColor',[0 0 0]);
rectangle('Position',[100 -137.5 6.25 6.25], 'FaceColor',[1 1 1]);
rectangle('Position',[106.25 -137.5 6.25 6.25], 'FaceColor',[1 1 1]);
rectangle('Position',[112.5 -131.25 6.25 6.25], 'FaceColor',[0 0 0]);
rectangle('Position',[118.75 -131.25 6.25 6.25], 'FaceColor',[1 1 1]);
rectangle('Position',[112.5 -137.5 6.25 6.25], 'FaceColor',[1 1 1]);
rectangle('Position',[118.75 -137.5 6.25 6.25], 'FaceColor',[1 1 1]);
rectangle('Position',[175 -106.25 6.25 6.25], 'FaceColor',[1 1 1]);
rectangle('Position',[181.25 -106.25 6.25 6.25], 'FaceColor',[0 0 0]);
rectangle('Position',[175 -112.5 6.25 6.25], 'FaceColor',[1 1 1]);
rectangle('Position',[181.25 -112.5 6.25 6.25], 'FaceColor',[0 0 0]);
rectangle('Position',[187.5 -118.75 6.25 6.25], 'FaceColor',[1 1 1]);
rectangle('Position',[193.75 -118.75 6.25 6.25], 'FaceColor',[0 0 0]);
rectangle('Position',[187.5 -125 6.25 6.25], 'FaceColor',[1 1 1]);
rectangle('Position',[193.75 -125 6.25 6.25], 'FaceColor',[0 0 0]);
rectangle('Position',[187.5 -131.25 6.25 6.25], 'FaceColor',[1 1 1]);
rectangle('Position',[193.75 -131.25 6.25 6.25], 'FaceColor',[0 0 0]);
rectangle('Position',[187.5 -137.5 6.25 6.25], 'FaceColor',[1 1 1]);
rectangle('Position',[193.75 -137.5 6.25 6.25], 'FaceColor',[0 0 0]);
rectangle('Position',[100 -156.25 6.25 6.25], 'FaceColor',[0 0 0]);
rectangle('Position',[106.25 -156.25 6.25 6.25], 'FaceColor',[0 0 0]);
rectangle('Position',[100 -162.5 6.25 6.25], 'FaceColor',[1 1 1]);
rectangle('Position',[106.25 -162.5 6.25 6.25], 'FaceColor',[0 0 0]);
rectangle('Position',[100 -168.75 6.25 6.25], 'FaceColor',[1 1 1]);
rectangle('Position',[106.25 -168.75 6.25 6.25], 'FaceColor',[0 0 0]);
rectangle('Position',[100 -175 6.25 6.25], 'FaceColor',[1 1 1]);
rectangle('Position',[106.25 -175 6.25 6.25], 'FaceColor',[0 0 0]);
rectangle('Position',[125 -168.75 6.25 6.25], 'FaceColor',[1 1 1]);
rectangle('Position',[131.25 -168.75 6.25 6.25], 'FaceColor',[1 1 1]);
rectangle('Position',[125 -175 6.25 6.25], 'FaceColor',[0 0 0]);
rectangle('Position',[131.25 -175 6.25 6.25], 'FaceColor',[0 0 0]);
rectangle('Position',[137.5 -168.75 6.25 6.25], 'FaceColor',[1 1 1]);
rectangle('Position',[143.75 -168.75 6.25 6.25], 'FaceColor',[1 1 1]);
rectangle('Position',[137.5 -175 6.25 6.25], 'FaceColor',[0 0 0]);
rectangle('Position',[143.75 -175 6.25 6.25], 'FaceColor',[1 1 1]);
rectangle('Position',[100 -181.25 6.25 6.25], 'FaceColor',[1 1 1]);
rectangle('Position',[106.25 -181.25 6.25 6.25], 'FaceColor',[0 0 0]);
rectangle('Position',[100 -187.5 6.25 6.25], 'FaceColor',[1 1 1]);
rectangle('Position',[106.25 -187.5 6.25 6.25], 'FaceColor',[0 0 0]);
rectangle('Position',[100 -193.75 6.25 6.25], 'FaceColor',[1 1 1]);
rectangle('Position',[106.25 -193.75 6.25 6.25], 'FaceColor',[0 0 0]);
rectangle('Position',[100 -200 6.25 6.25], 'FaceColor',[0 0 0]);
rectangle('Position',[106.25 -200 6.25 6.25], 'FaceColor',[0 0 0]);
rectangle('Position',[125 -181.25 6.25 6.25], 'FaceColor',[0 0 0]);
rectangle('Position',[131.25 -181.25 6.25 6.25], 'FaceColor',[0 0 0]);
rectangle('Position',[125 -187.5 6.25 6.25], 'FaceColor',[1 1 1]);
rectangle('Position',[131.25 -187.5 6.25 6.25], 'FaceColor',[1 1 1]);
rectangle('Position',[137.5 -181.25 6.25 6.25], 'FaceColor',[0 0 0]);
rectangle('Position',[143.75 -181.25 6.25 6.25], 'FaceColor',[1 1 1]);
rectangle('Position',[137.5 -187.5 6.25 6.25], 'FaceColor',[1 1 1]);
rectangle('Position',[143.75 -187.5 6.25 6.25], 'FaceColor',[1 1 1]);
rectangle('Position',[125 -193.75 6.25 6.25], 'FaceColor',[1 1 1]);
rectangle('Position',[131.25 -193.75 6.25 6.25], 'FaceColor',[1 1 1]);
rectangle('Position',[125 -200 6.25 6.25], 'FaceColor',[0 0 0]);
rectangle('Position',[131.25 -200 6.25 6.25], 'FaceColor',[0 0 0]);
rectangle('Position',[137.5 -193.75 6.25 6.25], 'FaceColor',[1 1 1]);
rectangle('Position',[143.75 -193.75 6.25 6.25], 'FaceColor',[1 1 1]);
rectangle('Position',[137.5 -200 6.25 6.25], 'FaceColor',[0 0 0]);
rectangle('Position',[143.75 -200 6.25 6.25], 'FaceColor',[0 0 0]);
rectangle('Position',[150 -156.25 6.25 6.25], 'FaceColor',[0 0 0]);
rectangle('Position',[156.25 -156.25 6.25 6.25], 'FaceColor',[0 0 0]);
rectangle('Position',[150 -162.5 6.25 6.25], 'FaceColor',[1 1 1]);
rectangle('Position',[156.25 -162.5 6.25 6.25], 'FaceColor',[1 1 1]);
rectangle('Position',[175 -156.25 6.25 6.25], 'FaceColor',[0 0 0]);
rectangle('Position',[181.25 -156.25 6.25 6.25], 'FaceColor',[0 0 0]);
rectangle('Position',[175 -162.5 6.25 6.25], 'FaceColor',[1 1 1]);
rectangle('Position',[181.25 -162.5 6.25 6.25], 'FaceColor',[1 1 1]);
rectangle('Position',[187.5 -156.25 6.25 6.25], 'FaceColor',[0 0 0]);
rectangle('Position',[193.75 -156.25 6.25 6.25], 'FaceColor',[0 0 0]);
rectangle('Position',[187.5 -162.5 6.25 6.25], 'FaceColor',[1 1 1]);
rectangle('Position',[193.75 -162.5 6.25 6.25], 'FaceColor',[0 0 0]);
rectangle('Position',[187.5 -168.75 6.25 6.25], 'FaceColor',[1 1 1]);
rectangle('Position',[193.75 -168.75 6.25 6.25], 'FaceColor',[0 0 0]);
rectangle('Position',[187.5 -175 6.25 6.25], 'FaceColor',[1 1 1]);
rectangle('Position',[193.75 -175 6.25 6.25], 'FaceColor',[0 0 0]);
rectangle('Position',[162.5 -181.25 6.25 6.25], 'FaceColor',[0 0 0]);
rectangle('Position',[168.75 -181.25 6.25 6.25], 'FaceColor',[0 0 0]);
rectangle('Position',[162.5 -187.5 6.25 6.25], 'FaceColor',[1 1 1]);
rectangle('Position',[168.75 -187.5 6.25 6.25], 'FaceColor',[1 1 1]);
rectangle('Position',[150 -193.75 6.25 6.25], 'FaceColor',[1 1 1]);
rectangle('Position',[156.25 -193.75 6.25 6.25], 'FaceColor',[1 1 1]);
rectangle('Position',[150 -200 6.25 6.25], 'FaceColor',[0 0 0]);
rectangle('Position',[156.25 -200 6.25 6.25], 'FaceColor',[0 0 0]);
rectangle('Position',[162.5 -193.75 6.25 6.25], 'FaceColor',[1 1 1]);
rectangle('Position',[168.75 -193.75 6.25 6.25], 'FaceColor',[1 1 1]);
rectangle('Position',[162.5 -200 6.25 6.25], 'FaceColor',[0 0 0]);
rectangle('Position',[168.75 -200 6.25 6.25], 'FaceColor',[0 0 0]);
rectangle('Position',[187.5 -181.25 6.25 6.25], 'FaceColor',[1 1 1]);
rectangle('Position',[193.75 -181.25 6.25 6.25], 'FaceColor',[0 0 0]);
rectangle('Position',[187.5 -187.5 6.25 6.25], 'FaceColor',[1 1 1]);
rectangle('Position',[193.75 -187.5 6.25 6.25], 'FaceColor',[0 0 0]);
rectangle('Position',[175 -193.75 6.25 6.25], 'FaceColor',[1 1 1]);
rectangle('Position',[181.25 -193.75 6.25 6.25], 'FaceColor',[1 1 1]);
rectangle('Position',[175 -200 6.25 6.25], 'FaceColor',[0 0 0]);
rectangle('Position',[181.25 -200 6.25 6.25], 'FaceColor',[0 0 0]);
rectangle('Position',[187.5 -193.75 6.25 6.25], 'FaceColor',[1 1 1]);
rectangle('Position',[193.75 -193.75 6.25 6.25], 'FaceColor',[0 0 0]);
rectangle('Position',[187.5 -200 6.25 6.25], 'FaceColor',[0 0 0]);
rectangle('Position',[193.75 -200 6.25 6.25], 'FaceColor',[0 0 0]);
X=[186,175,168.75,162.5,162.5,150,140,125,118.75,112.5,106.25,100,87.5,87.5,75,62.5,50,37.5,31.25,25,18.75,18.75,18.75,25,25,25,25,12.5,12.5,12.5,13,13];
Y=[-186,-185,-182.5,-181.25,-175,-162.5,-150,-137.5,-137.5,-137.5,-136.25,-132.5,-125,-112.5,-100,-87.5,-87.5,-87.5,-93.75,-100,-106.25,-112.5,-118.75,-125,-137.5,-143.75,-150,-162.5,-168.75,-175,-186,-186];
hold on;
plot(X,Y,'r');
plot(X,Y,'bo');
legend('311.251','Location','southoutside');
